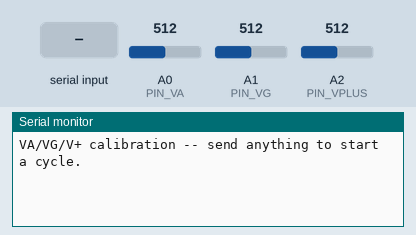
This sketch was run on a simulated Arduino Uno, built with avr-gcc and run on an emulated ATmega328P. On the bench: the last lines printed to the serial monitor. Inputs (shaded band) come from the test bench; at power-on: A0 (PIN_VA) = 512, A1 (PIN_VG) = 512, A2 (PIN_VPLUS) = 512.

Above: at 1.2 s.
1.3 s: "1" received over Serial
At 1.8 s:
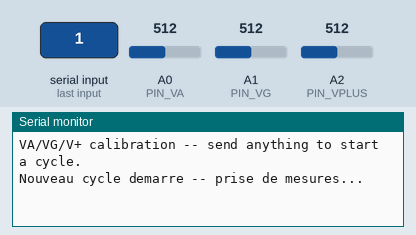
At 2.7 s:
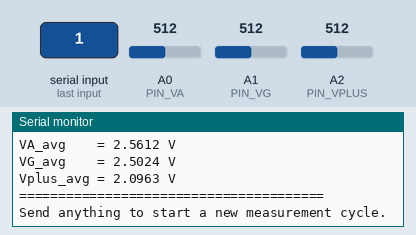

The sketch:

calibration_detectors.ino
```cpp
/*
 * calibration_detecteurs.ino
 * ==========================
 * Applies the gain/offset correction factors computed by
 * calibration_detectors.py to the three log-detector channels
 * VA, VG, V+ of the TEXTOR ICRH AMD.
 *
 * V_corr = GAIN_CORR * V_raw + OFFSET_CORR
 *
 * Goal: bring VA and V+ onto the scale of VG (reference channel),
 * so that the three V(P_dBm) "lines" overlap before computing
 * eps_a / eps_g in neutral_point.ino.
 *
 */

// ---------------------------------------------------------------
// ADC pins
// ---------------------------------------------------------------
const int PIN_VA    = A0;
const int PIN_VG    = A1;
const int PIN_VPLUS = A2;

// ---------------------------------------------------------------
// ADC reference (Arduino Uno, DEFAULT = Vcc ~5V, resolution 10 bits)
// ---------------------------------------------------------------
const float ADC_VREF = 5.0f;
const float ADC_MAX  = 1023.0f;

// ---------------------------------------------------------------
// Correction factors (from calibration_detectors.py)
// Reference = VG  ->  VG_GAIN_CORR = 1, VG_OFFSET_CORR = 0
// ---------------------------------------------------------------
const float VA_GAIN_CORR      = 1.02846f;
const float VA_OFFSET_CORR    = -0.01242f;

const float VG_GAIN_CORR      = 1.00000f;
const float VG_OFFSET_CORR    = 0.00000f;

const float VPLUS_GAIN_CORR   = 1.16427f;
const float VPLUS_OFFSET_CORR = -0.81718f;

// ---------------------------------------------------------------
// Number of samples averaged per measurement cycle
// ---------------------------------------------------------------
const int NB_SAMPLES = 100;

// ---------------------------------------------------------------
// Raw ADC reading -> voltage (V), no correction applied
// ---------------------------------------------------------------
float readRawVoltage(int pin) {
  int raw = analogRead(pin);
  return (raw * ADC_VREF) / ADC_MAX;
}

// ---------------------------------------------------------------
// Corrected voltages (gain + offset) for each channel
// ---------------------------------------------------------------
float readVA_corrected() {
  float v_brut = readRawVoltage(PIN_VA);
  return VA_GAIN_CORR * v_brut + VA_OFFSET_CORR;
}

float readVG_corrected() {
  float v_brut = readRawVoltage(PIN_VG);
  return VG_GAIN_CORR * v_brut + VG_OFFSET_CORR;
}

float readVPlus_corrected() {
  float v_brut = readRawVoltage(PIN_VPLUS);
  return VPLUS_GAIN_CORR * v_brut + VPLUS_OFFSET_CORR;
}

// ---------------------------------------------------------------
// Measurement cycle: average over NB_SAMPLES, raw + corrected
// ---------------------------------------------------------------
void runMeasurementCycle() {
  float sumVA_raw = 0, sumVG_raw = 0, sumVP_raw = 0;
  float sumVA_cor = 0, sumVG_cor = 0, sumVP_cor = 0;

  Serial.println(F("Nouveau cycle demarre -- prise de mesures..."));

  for (int i = 0; i < NB_SAMPLES; i++) {
    float va_raw = readRawVoltage(PIN_VA);
    float vg_raw = readRawVoltage(PIN_VG);
    float vp_raw = readRawVoltage(PIN_VPLUS);

    float va_cor = VA_GAIN_CORR * va_raw + VA_OFFSET_CORR;
    float vg_cor = VG_GAIN_CORR * vg_raw + VG_OFFSET_CORR;
    float vp_cor = VPLUS_GAIN_CORR * vp_raw + VPLUS_OFFSET_CORR;

    sumVA_raw += va_raw;
    sumVG_raw += vg_raw;
    sumVP_raw += vp_raw;
    sumVA_cor += va_cor;
    sumVG_cor += vg_cor;
    sumVP_cor += vp_cor;

    delay(5);  // petit delai entre echantillons
  }

  float VA_moy_raw = sumVA_raw / NB_SAMPLES;
  float VG_moy_raw = sumVG_raw / NB_SAMPLES;
  float VP_moy_raw = sumVP_raw / NB_SAMPLES;
  float VA_moy_cor = sumVA_cor / NB_SAMPLES;
  float VG_moy_cor = sumVG_cor / NB_SAMPLES;
  float VP_moy_cor = sumVP_cor / NB_SAMPLES;

  Serial.println(F("=== Average over the measurements taken ==="));
  Serial.print(F("Number of samples: "));
  Serial.println(NB_SAMPLES);

  Serial.println(F("--- Raw (before correction) ---"));
  Serial.print(F("VA_avg    = ")); Serial.print(VA_moy_raw, 4); Serial.println(F(" V"));
  Serial.print(F("VG_avg    = ")); Serial.print(VG_moy_raw, 4); Serial.println(F(" V"));
  Serial.print(F("Vplus_avg = ")); Serial.print(VP_moy_raw, 4); Serial.println(F(" V"));

  Serial.println(F("--- Corrected (gain/offset applied) ---"));
  Serial.print(F("VA_avg    = ")); Serial.print(VA_moy_cor, 4); Serial.println(F(" V"));
  Serial.print(F("VG_avg    = ")); Serial.print(VG_moy_cor, 4); Serial.println(F(" V"));
  Serial.print(F("Vplus_avg = ")); Serial.print(VP_moy_cor, 4); Serial.println(F(" V"));
  Serial.println(F("======================================="));
}

void setup() {
  Serial.begin(115200);
  Serial.println(F("VA/VG/V+ calibration -- send anything to start a cycle."));
}

void loop() {
  if (Serial.available() > 0) {
    while (Serial.available() > 0) Serial.read();  // clear the buffer
    runMeasurementCycle();
    Serial.println(F("Send anything to start a new measurement cycle."));
  }
}
```

Measured:
- after the input at 1.3 s, the serial monitor: prints a new line at once (image 1)
